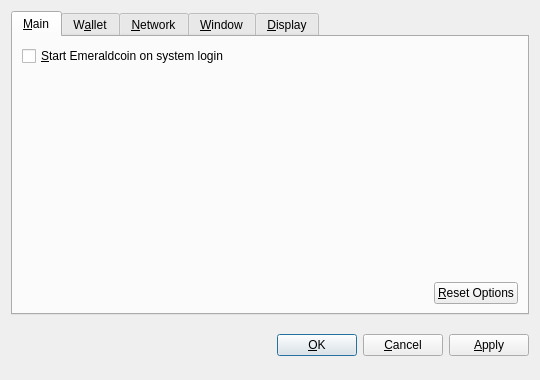
<?xml version="1.0" encoding="UTF-8"?>
<ui version="4.0">
 <class>OptionsDialog</class>
 <widget class="QDialog" name="OptionsDialog">
  <property name="geometry">
   <rect>
    <x>0</x>
    <y>0</y>
    <width>540</width>
    <height>380</height>
   </rect>
  </property>
  <property name="windowTitle">
   <string>Options</string>
  </property>
  <property name="modal">
   <bool>true</bool>
  </property>
  <layout class="QVBoxLayout" name="verticalLayout">
   <item>
    <widget class="QTabWidget" name="tabWidget">
     <property name="tabPosition">
      <enum>QTabWidget::North</enum>
     </property>
     <property name="currentIndex">
      <number>0</number>
     </property>
     <widget class="QWidget" name="tabMain">
      <attribute name="title">
       <string>&amp;Main</string>
      </attribute>
      <layout class="QVBoxLayout" name="verticalLayout_Main">
       <item>
        <widget class="QCheckBox" name="bitcoinAtStartup">
         <property name="toolTip">
          <string>Automatically start Emeraldcoin after logging in to the system.</string>
         </property>
         <property name="text">
          <string>&amp;Start Emeraldcoin on system login</string>
         </property>
        </widget>
       </item>
       <item>
        <spacer name="verticalSpacer_Main">
         <property name="orientation">
          <enum>Qt::Vertical</enum>
         </property>
         <property name="sizeHint" stdset="0">
          <size>
           <width>20</width>
           <height>40</height>
          </size>
         </property>
        </spacer>
       </item>
       <item>
        <layout class="QHBoxLayout" name="horizontalLayout_2_Main">
         <item>
          <spacer name="horizontalSpacer_2_Main">
           <property name="orientation">
            <enum>Qt::Horizontal</enum>
           </property>
           <property name="sizeHint" stdset="0">
            <size>
             <width>40</width>
             <height>20</height>
            </size>
           </property>
          </spacer>
         </item>
         <item>
          <widget class="QPushButton" name="resetButton">
           <property name="toolTip">
            <string>Reset all client options to default.</string>
           </property>
           <property name="text">
            <string>&amp;Reset Options</string>
           </property>
           <property name="autoDefault">
            <bool>false</bool>
           </property>
          </widget>
         </item>
        </layout>
       </item>
      </layout>
     </widget>
     <widget class="QWidget" name="tabWallet">
      <attribute name="title">
       <string>W&amp;allet</string>
      </attribute>
      <layout class="QVBoxLayout" name="verticalLayout_Network">
       <item>
        <widget class="QLabel" name="transactionFeeInfoLabel">
         <property name="text">
          <string>Optional transaction fee per kB that helps make sure your transactions are processed quickly. Most transactions are 1 kB.</string>
         </property>
         <property name="textFormat">
          <enum>Qt::PlainText</enum>
         </property>
         <property name="wordWrap">
          <bool>true</bool>
         </property>
        </widget>
       </item>
       <item>
        <layout class="QHBoxLayout" name="horizontalLayout_1_Main">
         <item>
          <widget class="QLabel" name="transactionFeeLabel">
           <property name="text">
            <string>Pay transaction &amp;fee</string>
           </property>
           <property name="textFormat">
            <enum>Qt::PlainText</enum>
           </property>
           <property name="buddy">
            <cstring>transactionFee</cstring>
           </property>
          </widget>
         </item>
         <item>
          <widget class="BitcoinAmountField" name="transactionFee"/>
         </item>
         <item>
          <spacer name="horizontalSpacer_1_Main">
           <property name="orientation">
            <enum>Qt::Horizontal</enum>
           </property>
           <property name="sizeHint" stdset="0">
            <size>
             <width>40</width>
             <height>20</height>
            </size>
           </property>
          </spacer>
         </item>
        </layout>
       </item>
       <item>
        <widget class="QLabel" name="label">
         <property name="text">
          <string>If you disable the spending of unconfirmed change, the change from a transaction cannot be used until that transaction has at least one confirmation. This also affects how your balance is computed.</string>
         </property>
         <property name="wordWrap">
          <bool>true</bool>
         </property>
        </widget>
       </item>
       <item>
        <widget class="QCheckBox" name="spendZeroConfChange">
         <property name="text">
          <string>Spend unconfirmed change  (experts only)</string>
         </property>
        </widget>
       </item>
       <item>
        <spacer name="verticalSpacer">
         <property name="orientation">
          <enum>Qt::Vertical</enum>
         </property>
         <property name="sizeHint" stdset="0">
          <size>
           <width>20</width>
           <height>40</height>
          </size>
         </property>
        </spacer>
       </item>
      </layout>
     </widget>
     <widget class="QWidget" name="tabNetwork">
      <attribute name="title">
       <string>&amp;Network</string>
      </attribute>
      <layout class="QVBoxLayout" name="verticalLayout_Network">
       <item>
        <widget class="QCheckBox" name="mapPortUpnp">
         <property name="toolTip">
          <string>Automatically open the Emeraldcoin client port on the router. This only works when your router supports UPnP and it is enabled.</string>
         </property>
         <property name="text">
          <string>Map port using &amp;UPnP</string>
         </property>
        </widget>
       </item>
       <item>
        <widget class="QCheckBox" name="connectSocks">
         <property name="toolTip">
          <string>Connect to the Emeraldcoin network through a SOCKS proxy (e.g. when connecting through Tor).</string>
         </property>
         <property name="text">
          <string>&amp;Connect through SOCKS proxy:</string>
         </property>
        </widget>
       </item>
       <item>
        <layout class="QHBoxLayout" name="horizontalLayout_Network">
         <item>
          <widget class="QLabel" name="proxyIpLabel">
           <property name="text">
            <string>Proxy &amp;IP:</string>
           </property>
           <property name="textFormat">
            <enum>Qt::PlainText</enum>
           </property>
           <property name="buddy">
            <cstring>proxyIp</cstring>
           </property>
          </widget>
         </item>
         <item>
          <widget class="QValidatedLineEdit" name="proxyIp">
           <property name="maximumSize">
            <size>
             <width>140</width>
             <height>16777215</height>
            </size>
           </property>
           <property name="toolTip">
            <string>IP address of the proxy (e.g. 127.0.0.1)</string>
           </property>
          </widget>
         </item>
         <item>
          <widget class="QLabel" name="proxyPortLabel">
           <property name="text">
            <string>&amp;Port:</string>
           </property>
           <property name="textFormat">
            <enum>Qt::PlainText</enum>
           </property>
           <property name="buddy">
            <cstring>proxyPort</cstring>
           </property>
          </widget>
         </item>
         <item>
          <widget class="QLineEdit" name="proxyPort">
           <property name="maximumSize">
            <size>
             <width>55</width>
             <height>16777215</height>
            </size>
           </property>
           <property name="toolTip">
            <string>Port of the proxy (e.g. 9050)</string>
           </property>
          </widget>
         </item>
         <item>
          <widget class="QLabel" name="socksVersionLabel">
           <property name="text">
            <string>SOCKS &amp;Version:</string>
           </property>
           <property name="textFormat">
            <enum>Qt::PlainText</enum>
           </property>
           <property name="buddy">
            <cstring>socksVersion</cstring>
           </property>
          </widget>
         </item>
         <item>
          <widget class="QValueComboBox" name="socksVersion">
           <property name="toolTip">
            <string>SOCKS version of the proxy (e.g. 5)</string>
           </property>
          </widget>
         </item>
         <item>
          <spacer name="horizontalSpacer_Network">
           <property name="orientation">
            <enum>Qt::Horizontal</enum>
           </property>
           <property name="sizeHint" stdset="0">
            <size>
             <width>40</width>
             <height>20</height>
            </size>
           </property>
          </spacer>
         </item>
        </layout>
       </item>
       <item>
        <spacer name="verticalSpacer_Network">
         <property name="orientation">
          <enum>Qt::Vertical</enum>
         </property>
         <property name="sizeHint" stdset="0">
          <size>
           <width>20</width>
           <height>40</height>
          </size>
         </property>
        </spacer>
       </item>
      </layout>
     </widget>
     <widget class="QWidget" name="tabWindow">
      <attribute name="title">
       <string>&amp;Window</string>
      </attribute>
      <layout class="QVBoxLayout" name="verticalLayout_Window">
       <item>
        <widget class="QCheckBox" name="minimizeToTray">
         <property name="toolTip">
          <string>Show only a tray icon after minimizing the window.</string>
         </property>
         <property name="text">
          <string>&amp;Minimize to the tray instead of the taskbar</string>
         </property>
        </widget>
       </item>
       <item>
        <widget class="QCheckBox" name="minimizeOnClose">
         <property name="toolTip">
          <string>Minimize instead of exit the application when the window is closed. When this option is enabled, the application will be closed only after selecting Quit in the menu.</string>
         </property>
         <property name="text">
          <string>M&amp;inimize on close</string>
         </property>
        </widget>
       </item>
       <item>
        <spacer name="verticalSpacer_Window">
         <property name="orientation">
          <enum>Qt::Vertical</enum>
         </property>
         <property name="sizeHint" stdset="0">
          <size>
           <width>20</width>
           <height>40</height>
          </size>
         </property>
        </spacer>
       </item>
      </layout>
     </widget>
     <widget class="QWidget" name="tabDisplay">
      <attribute name="title">
       <string>&amp;Display</string>
      </attribute>
      <layout class="QVBoxLayout" name="verticalLayout_Display">
       <item>
        <layout class="QHBoxLayout" name="horizontalLayout_1_Display">
         <item>
          <widget class="QLabel" name="langLabel">
           <property name="text">
            <string>User Interface &amp;language:</string>
           </property>
           <property name="textFormat">
            <enum>Qt::PlainText</enum>
           </property>
           <property name="buddy">
            <cstring>lang</cstring>
           </property>
          </widget>
         </item>
         <item>
          <widget class="QValueComboBox" name="lang">
           <property name="toolTip">
            <string>The user interface language can be set here. This setting will take effect after restarting Emeraldcoin.</string>
           </property>
          </widget>
         </item>
        </layout>
       </item>
       <item>
        <layout class="QHBoxLayout" name="horizontalLayout_2_Display">
         <item>
          <widget class="QLabel" name="unitLabel">
           <property name="text">
            <string>&amp;Unit to show amounts in:</string>
           </property>
           <property name="textFormat">
            <enum>Qt::PlainText</enum>
           </property>
           <property name="buddy">
            <cstring>unit</cstring>
           </property>
          </widget>
         </item>
         <item>
          <widget class="QValueComboBox" name="unit">
           <property name="toolTip">
            <string>Choose the default subdivision unit to show in the interface and when sending coins.</string>
           </property>
          </widget>
         </item>
        </layout>
       </item>
       <item>
        <widget class="QCheckBox" name="displayAddresses">
         <property name="toolTip">
          <string>Whether to show Emeraldcoin addresses in the transaction list or not.</string>
         </property>
         <property name="text">
          <string>&amp;Display addresses in transaction list</string>
         </property>
        </widget>
       </item>
       <item>
        <widget class="QCheckBox" name="coinControlFeatures">
         <property name="toolTip">
          <string>Whether to show coin control features or not.</string>
         </property>
         <property name="text">
          <string>Display coin &amp;control features (experts only!)</string>
         </property>
        </widget>
       </item>
       <item>
        <spacer name="verticalSpacer_Display">
         <property name="orientation">
          <enum>Qt::Vertical</enum>
         </property>
         <property name="sizeHint" stdset="0">
          <size>
           <width>20</width>
           <height>40</height>
          </size>
         </property>
        </spacer>
       </item>
      </layout>
     </widget>
    </widget>
   </item>
   <item>
    <layout class="QHBoxLayout" name="horizontalLayout_Buttons">
     <item>
      <spacer name="horizontalSpacer_1">
       <property name="orientation">
        <enum>Qt::Horizontal</enum>
       </property>
       <property name="sizeHint" stdset="0">
        <size>
         <width>40</width>
         <height>48</height>
        </size>
       </property>
      </spacer>
     </item>
     <item>
      <widget class="QLabel" name="statusLabel">
       <property name="font">
        <font>
         <weight>75</weight>
         <bold>true</bold>
        </font>
       </property>
       <property name="text">
        <string/>
       </property>
       <property name="textFormat">
        <enum>Qt::PlainText</enum>
       </property>
       <property name="wordWrap">
        <bool>true</bool>
       </property>
      </widget>
     </item>
     <item>
      <spacer name="horizontalSpacer_2">
       <property name="orientation">
        <enum>Qt::Horizontal</enum>
       </property>
       <property name="sizeHint" stdset="0">
        <size>
         <width>40</width>
         <height>48</height>
        </size>
       </property>
      </spacer>
     </item>
     <item>
      <widget class="QPushButton" name="okButton">
       <property name="text">
        <string>&amp;OK</string>
       </property>
      </widget>
     </item>
     <item>
      <widget class="QPushButton" name="cancelButton">
       <property name="text">
        <string>&amp;Cancel</string>
       </property>
       <property name="autoDefault">
        <bool>false</bool>
       </property>
      </widget>
     </item>
     <item>
      <widget class="QPushButton" name="applyButton">
       <property name="text">
        <string>&amp;Apply</string>
       </property>
       <property name="autoDefault">
        <bool>false</bool>
       </property>
      </widget>
     </item>
    </layout>
   </item>
  </layout>
 </widget>
 <customwidgets>
  <customwidget>
   <class>BitcoinAmountField</class>
   <extends>QSpinBox</extends>
   <header>bitcoinamountfield.h</header>
  </customwidget>
  <customwidget>
   <class>QValueComboBox</class>
   <extends>QComboBox</extends>
   <header>qvaluecombobox.h</header>
  </customwidget>
  <customwidget>
   <class>QValidatedLineEdit</class>
   <extends>QLineEdit</extends>
   <header>qvalidatedlineedit.h</header>
  </customwidget>
 </customwidgets>
 <resources/>
 <connections/>
</ui>
